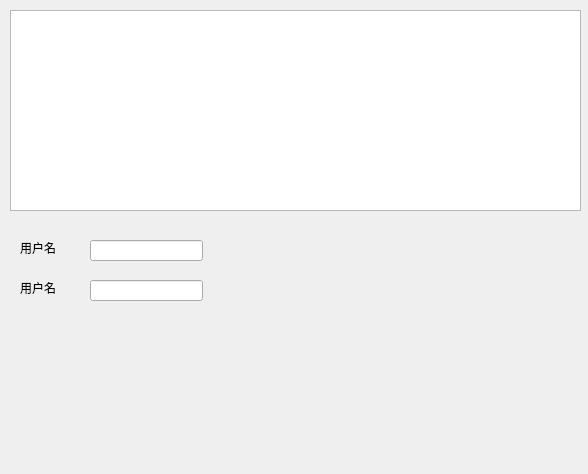
<?xml version="1.0" encoding="UTF-8"?>
<ui version="4.0">
 <class>UserManage</class>
 <widget class="QDialog" name="UserManage">
  <property name="windowModality">
   <enum>Qt::WindowModal</enum>
  </property>
  <property name="geometry">
   <rect>
    <x>0</x>
    <y>0</y>
    <width>588</width>
    <height>474</height>
   </rect>
  </property>
  <property name="windowTitle">
   <string>UserManage</string>
  </property>
  <widget class="QTableView" name="tableView">
   <property name="geometry">
    <rect>
     <x>10</x>
     <y>10</y>
     <width>571</width>
     <height>201</height>
    </rect>
   </property>
  </widget>
  <widget class="QLineEdit" name="lineEdit">
   <property name="geometry">
    <rect>
     <x>90</x>
     <y>240</y>
     <width>113</width>
     <height>21</height>
    </rect>
   </property>
  </widget>
  <widget class="QLabel" name="label">
   <property name="geometry">
    <rect>
     <x>20</x>
     <y>240</y>
     <width>72</width>
     <height>15</height>
    </rect>
   </property>
   <property name="text">
    <string>用户名</string>
   </property>
  </widget>
  <widget class="QLineEdit" name="lineEdit_2">
   <property name="geometry">
    <rect>
     <x>90</x>
     <y>280</y>
     <width>113</width>
     <height>21</height>
    </rect>
   </property>
   <property name="text">
    <string/>
   </property>
  </widget>
  <widget class="QLabel" name="label_2">
   <property name="geometry">
    <rect>
     <x>20</x>
     <y>280</y>
     <width>72</width>
     <height>15</height>
    </rect>
   </property>
   <property name="text">
    <string>用户名</string>
   </property>
  </widget>
 </widget>
 <resources/>
 <connections/>
</ui>
